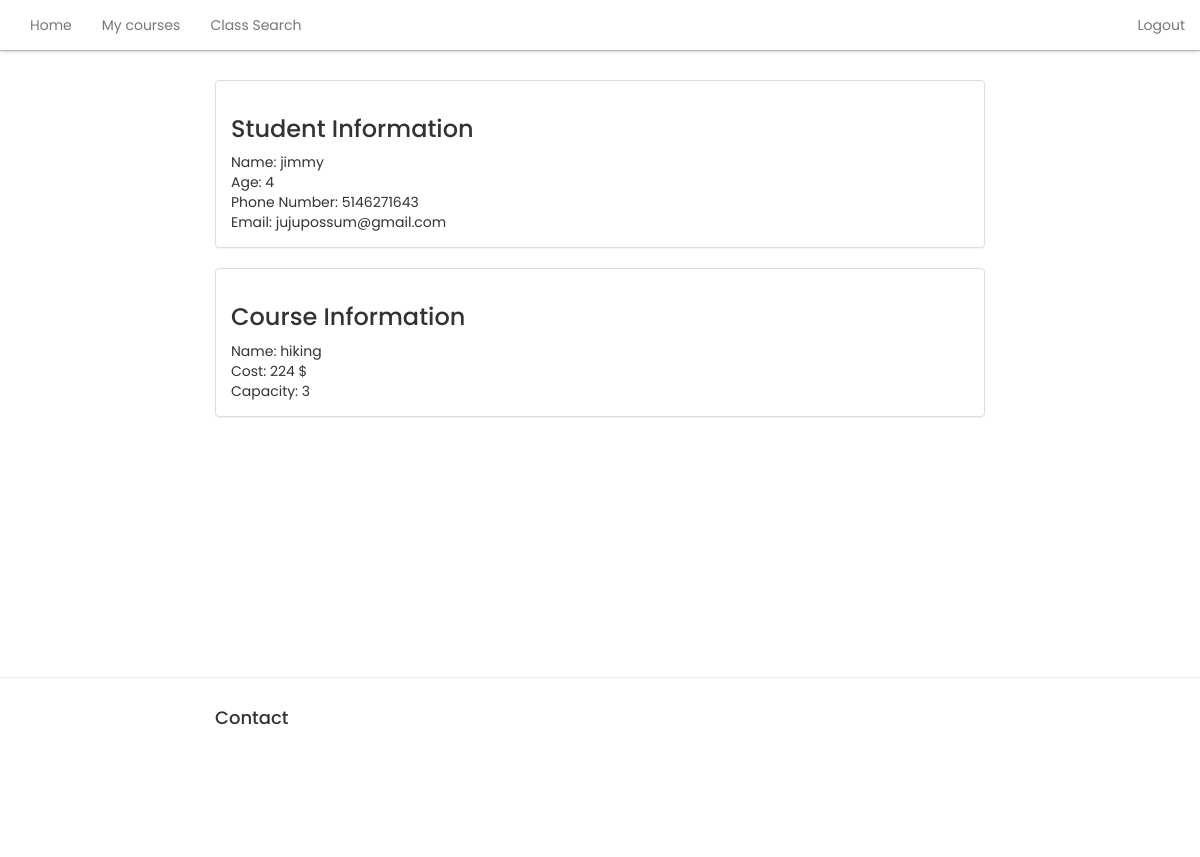
Page /portal/checkout (signed in) on the committed database.
### manager/models.py (models this page shows, shortened)
class ClientProfile(models.Model):
    user =  models.OneToOneField(User, on_delete=models.CASCADE, primary_key=True)
    course_id = models.IntegerField()
    organisation = models.CharField(max_length=200)
    name = models.CharField(max_length = 50)
    last_name = models.CharField(max_length = 50)
    age = models.IntegerField(default = 4)
    phone = models.CharField(max_length = 20)
    gender = models.CharField(max_length = 10)
    email = models.CharField(max_length = 20)
    address = models.CharField(max_length = 100)

class Class(models.Model):
    user = models.ForeignKey(User, default=1)
    organisation_name = models.CharField(max_length=200, default='unset')
    name = models.CharField(max_length=50)
    teacher = models.CharField(max_length=20)
    start_time = models.TimeField(null=True, blank=True)
    end_time = models.TimeField(null=True, blank=True)
    start_date = models.DateField(null=True, blank=True)
    end_date = models.DateField(null=True, blank=True)
    capacity = models.IntegerField(default=10)
    description = models.CharField(max_length = 800)
    price = models.IntegerField(null=True, blank=True)
    total_classes = models.IntegerField(null=True, blank=True)
    image = CloudinaryField('image')
    address = models.CharField(max_length = 100)
    phone_number = models.IntegerField(null=True, blank=True);
    monday = models.BooleanField(default= False)
    tuesday = models.BooleanField(default= False)
    wednesday = models.BooleanField(default= False)
    thursday = models.BooleanField(default= False)
    friday = models.BooleanField(default= False)
    saturday = models.BooleanField(default= False)
    sunday = models.BooleanField(default= False)

### portal/views.py (the view, shortened to what this page needs)
def checkout(request):
    student = get_object_or_404(ClientProfile, user = request.user)
    course = get_object_or_404(Class, pk=student.course_id, organisation_name = student.organisation)
    publishKey = settings.STRIPE_PUBLISHABLE_KEY
    stripe_info = get_object_or_404(StripeInfo, business_name = student.organisation)
    current_user = request.user
    context = {'publishKey': publishKey,
               'course' : course,
               'student': student
    }
    template = 'registration/checkout.html'
    return render(request, template, context)

### portal/templates/registration/checkout.html (shortened to what this page needs)
{% extends 'profilebase.html'%}
{% block content %}
<div class="panel panel-default">
 <div class="panel-body">
  <h3>Student Information</h3>
  Name: {{ student.name }}<br>
  Age: {{ student.age }}<br>
  Phone Number: {{ student.phone }}<br>
  Email: {{ student.email }}<br>
 </div>
</div>
<div class="panel panel-default">
 <div class="panel-body">
  <h3>Course Information</h3>
  Name: {{ course.name }}<br>
  Cost: {{ course.price }} $<br>
  Capacity: {{ course.capacity }}<br>
 </div>
</div>
{% endblock %}

### portal/templates/profilebase.html (style rules this page uses)
body { font-family: 'Poppins', sans-serif; }

### rows in the picture
ClientProfile: name "jimmy", age "4", phone "5146271643", email "jujupossum@gmail.com"
Class: name "hiking", price "224", capacity "3"
